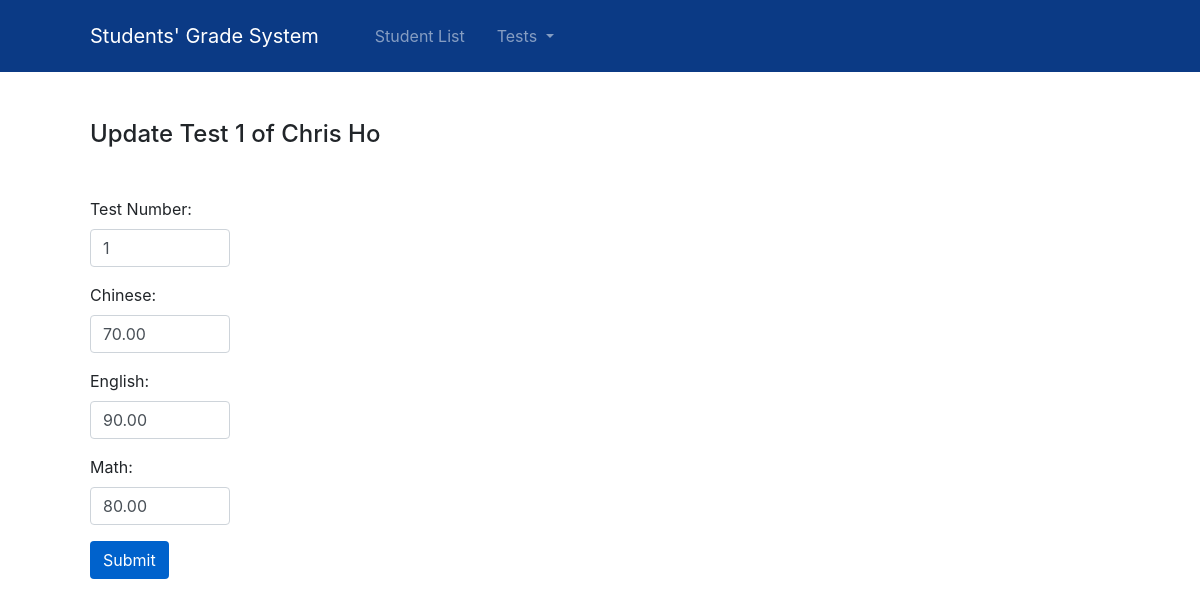
The page /student/9/grade/31/update on the database its author committed.
### student/models.py (models this page shows, shortened)
class Grade(models.Model):
    testNo = models.PositiveIntegerField(blank=True)
    chinese = models.DecimalField(max_digits=5, decimal_places=2, validators=[validateGrade])
    english = models.DecimalField(max_digits=5, decimal_places=2, validators=[validateGrade])
    math = models.DecimalField(max_digits=5, decimal_places=2, validators=[validateGrade])
    student = models.ForeignKey(Student, on_delete=models.CASCADE, null=True)

### student/views.py (the view)
# urls.py: path('<int:studentId>/grade/<int:pk>/update', GradeUpdate.as_view(), name='update_grade'),
class GradeUpdate(UpdateView):
    model = Grade
    form_class = CUGradeForm
    template_name = "student/Form.html"
    context_object_name = "form"
    def get_context_data(self, **kwargs):
        context = super().get_context_data(**kwargs)
        context["title"] = f"Update Test {self.object.testNo} of {self.object.student.fullName}"
        return context

### student/forms.py
class CUGradeForm(ModelForm):
    class Meta:
        model = Grade
        fields = ["testNo", "chinese", "english", "math"]
        labels = {
            "testNo": "Test Number"
        }
        widgets = {
            "testNo": forms.NumberInput(attrs={"class": "form-control"}),
            "chinese": forms.NumberInput(attrs={"class": "form-control"}),
            "english": forms.NumberInput(attrs={"class": "form-control"}),
            "math": forms.NumberInput(attrs={"class": "form-control"}),
        }

### student/models.py (called while the page is built)
    @property
    def fullName(self):
        return f"{self.firstName} {self.lastName}"

### student/templates/student/Form.html (shortened to what this page needs)
{% extends 'Base.html' %}
{% block content %}
<h4 class="mt-4 mb-5">{{ title }}</h4>
<form method="POST" id="commonForm">
    {% for field in form %}
      <div class="form-group row col-2">
          {{ field.label_tag }}
          {{ field }}
      </div>
    {% endfor %}
    <input id="submitBtn" class="btn text-white" type="button" value="Submit" style="background-color: #0062cc;">
</form>
{% load static %}
{% endblock %}

### rows shown on the page
Grade: form "1" "70.00" "90.00" "80.00"

### other values the page prints
{{ title }} "Update Test 1 of Chris Ho"
{{ field.label_tag }} "Test Number:" "Chinese:" "English:" "Math:"
